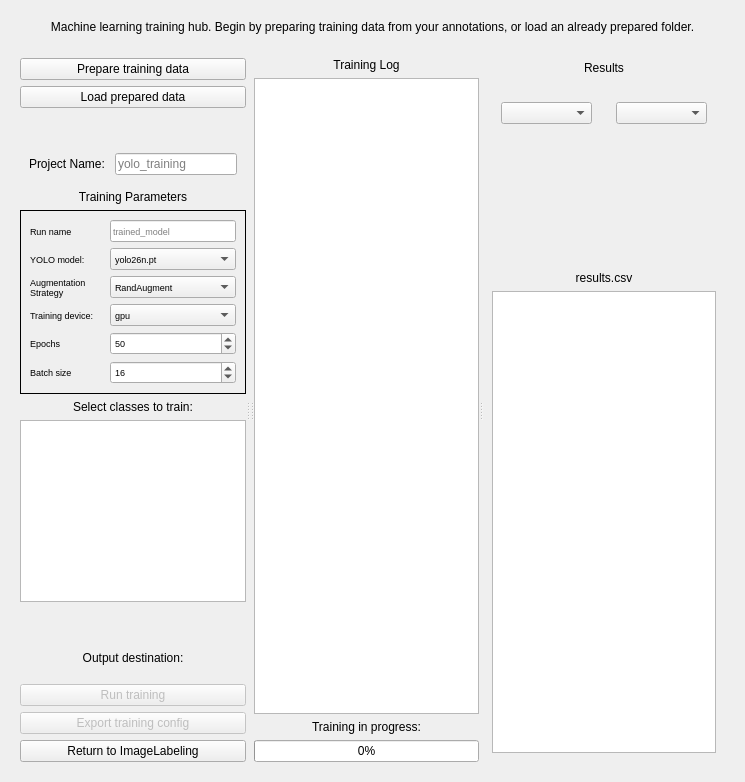
<?xml version="1.0" encoding="UTF-8"?>
<ui version="4.0">
 <class>Form</class>
 <widget class="QWidget" name="Form">
  <property name="geometry">
   <rect>
    <x>0</x>
    <y>0</y>
    <width>745</width>
    <height>782</height>
   </rect>
  </property>
  <property name="windowTitle">
   <string>Form</string>
  </property>
  <layout class="QVBoxLayout" name="verticalLayout_2">
   <item>
    <widget class="QWidget" name="widget" native="true">
     <property name="maximumSize">
      <size>
       <width>16777215</width>
       <height>60</height>
      </size>
     </property>
     <layout class="QVBoxLayout" name="verticalLayout_3">
      <item>
       <layout class="QVBoxLayout" name="verticalLayout">
        <item>
         <widget class="QLabel" name="label">
          <property name="text">
           <string>Machine learning training hub. Begin by preparing training data from your annotations, or load an already prepared folder.</string>
          </property>
          <property name="alignment">
           <set>Qt::AlignCenter</set>
          </property>
         </widget>
        </item>
       </layout>
      </item>
     </layout>
    </widget>
   </item>
   <item>
    <widget class="QWidget" name="widget_2" native="true">
     <layout class="QHBoxLayout" name="horizontalLayout">
      <item>
       <widget class="QSplitter" name="splitter">
        <property name="orientation">
         <enum>Qt::Horizontal</enum>
        </property>
        <widget class="QWidget" name="widget_4" native="true">
         <property name="minimumSize">
          <size>
           <width>0</width>
           <height>0</height>
          </size>
         </property>
         <property name="maximumSize">
          <size>
           <width>250</width>
           <height>16777215</height>
          </size>
         </property>
         <layout class="QVBoxLayout" name="verticalLayout_4">
          <item>
           <widget class="QPushButton" name="pushButton_2">
            <property name="text">
             <string>Prepare training data</string>
            </property>
           </widget>
          </item>
          <item>
           <widget class="QPushButton" name="pushButton">
            <property name="toolTip">
             <string>Load a folder which already contains images, YOLO format annotations, and a .yaml file. Consult the ScanBound wiki for the correct format.</string>
            </property>
            <property name="text">
             <string>Load prepared data</string>
            </property>
           </widget>
          </item>
          <item>
           <spacer name="verticalSpacer_2">
            <property name="orientation">
             <enum>Qt::Vertical</enum>
            </property>
            <property name="sizeHint" stdset="0">
             <size>
              <width>20</width>
              <height>40</height>
             </size>
            </property>
           </spacer>
          </item>
          <item>
           <widget class="QWidget" name="widget_11" native="true">
            <layout class="QFormLayout" name="formLayout">
             <item row="0" column="0">
              <widget class="QLabel" name="label_11">
               <property name="text">
                <string>Project Name: </string>
               </property>
              </widget>
             </item>
             <item row="0" column="1">
              <widget class="QLineEdit" name="lineEdit_2">
               <property name="placeholderText">
                <string>yolo_training</string>
               </property>
              </widget>
             </item>
            </layout>
           </widget>
          </item>
          <item>
           <widget class="QLabel" name="label_18">
            <property name="text">
             <string>Training Parameters</string>
            </property>
            <property name="alignment">
             <set>Qt::AlignCenter</set>
            </property>
           </widget>
          </item>
          <item>
           <widget class="QFrame" name="frame_3">
            <property name="minimumSize">
             <size>
              <width>100</width>
              <height>0</height>
             </size>
            </property>
            <property name="font">
             <font>
              <pointsize>7</pointsize>
             </font>
            </property>
            <property name="frameShape">
             <enum>QFrame::Box</enum>
            </property>
            <property name="frameShadow">
             <enum>QFrame::Plain</enum>
            </property>
            <layout class="QGridLayout" name="gridLayout_3">
             <item row="1" column="1">
              <widget class="QComboBox" name="comboBox_2">
               <property name="toolTip">
                <string>Determines what kind of YOLO training will be performed.</string>
               </property>
               <item>
                <property name="text">
                 <string>yolo26n.pt</string>
                </property>
               </item>
               <item>
                <property name="text">
                 <string>yolo26n-seg.pt</string>
                </property>
               </item>
               <item>
                <property name="text">
                 <string>yolo26n-sem.pt</string>
                </property>
               </item>
               <item>
                <property name="text">
                 <string>yolo26n-depth.pt</string>
                </property>
               </item>
               <item>
                <property name="text">
                 <string>yolo26n-cls.pt</string>
                </property>
               </item>
               <item>
                <property name="text">
                 <string>yolo26n-pose.pt</string>
                </property>
               </item>
               <item>
                <property name="text">
                 <string>yolo26n-obb.pt</string>
                </property>
               </item>
              </widget>
             </item>
             <item row="0" column="0">
              <widget class="QLabel" name="label_9">
               <property name="text">
                <string>Run name</string>
               </property>
              </widget>
             </item>
             <item row="0" column="1">
              <widget class="QLineEdit" name="lineEdit">
               <property name="placeholderText">
                <string>trained_model</string>
               </property>
              </widget>
             </item>
             <item row="1" column="0">
              <widget class="QLabel" name="label_7">
               <property name="text">
                <string>YOLO model:</string>
               </property>
              </widget>
             </item>
             <item row="4" column="1">
              <widget class="QComboBox" name="comboBox_5">
               <property name="toolTip">
                <string>Determines which PC device will be used during training. You must choose &quot;cpu&quot; if you will not run on a cuda-enabled gpu.</string>
               </property>
               <property name="whatsThis">
                <string/>
               </property>
               <item>
                <property name="text">
                 <string>gpu</string>
                </property>
               </item>
               <item>
                <property name="text">
                 <string>cpu</string>
                </property>
               </item>
              </widget>
             </item>
             <item row="3" column="0">
              <widget class="QLabel" name="label_12">
               <property name="text">
                <string>Augmentation Strategy</string>
               </property>
               <property name="wordWrap">
                <bool>true</bool>
               </property>
              </widget>
             </item>
             <item row="4" column="0">
              <widget class="QLabel" name="label_14">
               <property name="text">
                <string>Training device:</string>
               </property>
              </widget>
             </item>
             <item row="6" column="0">
              <widget class="QLabel" name="label_16">
               <property name="text">
                <string>Batch size</string>
               </property>
              </widget>
             </item>
             <item row="5" column="0">
              <widget class="QLabel" name="label_15">
               <property name="text">
                <string>Epochs</string>
               </property>
              </widget>
             </item>
             <item row="5" column="1">
              <widget class="QSpinBox" name="spinBox_4">
               <property name="value">
                <number>50</number>
               </property>
              </widget>
             </item>
             <item row="3" column="1">
              <widget class="QComboBox" name="comboBox_4">
               <item>
                <property name="text">
                 <string>RandAugment</string>
                </property>
               </item>
               <item>
                <property name="text">
                 <string>AutoAugment</string>
                </property>
               </item>
               <item>
                <property name="text">
                 <string>AugMix</string>
                </property>
               </item>
               <item>
                <property name="text">
                 <string>Custom</string>
                </property>
               </item>
               <item>
                <property name="text">
                 <string>Disable Augmentations</string>
                </property>
               </item>
              </widget>
             </item>
             <item row="6" column="1">
              <widget class="QSpinBox" name="spinBox_5">
               <property name="value">
                <number>16</number>
               </property>
              </widget>
             </item>
            </layout>
           </widget>
          </item>
          <item>
           <widget class="QLabel" name="label_8">
            <property name="text">
             <string>Select classes to train:</string>
            </property>
            <property name="alignment">
             <set>Qt::AlignCenter</set>
            </property>
           </widget>
          </item>
          <item>
           <widget class="QListWidget" name="listWidget">
            <property name="minimumSize">
             <size>
              <width>0</width>
              <height>150</height>
             </size>
            </property>
            <property name="maximumSize">
             <size>
              <width>16777215</width>
              <height>300</height>
             </size>
            </property>
           </widget>
          </item>
          <item>
           <spacer name="verticalSpacer">
            <property name="orientation">
             <enum>Qt::Vertical</enum>
            </property>
            <property name="sizeHint" stdset="0">
             <size>
              <width>20</width>
              <height>40</height>
             </size>
            </property>
           </spacer>
          </item>
          <item>
           <widget class="QLabel" name="label_3">
            <property name="enabled">
             <bool>true</bool>
            </property>
            <property name="minimumSize">
             <size>
              <width>0</width>
              <height>40</height>
             </size>
            </property>
            <property name="text">
             <string>Output destination:</string>
            </property>
            <property name="alignment">
             <set>Qt::AlignCenter</set>
            </property>
            <property name="wordWrap">
             <bool>true</bool>
            </property>
           </widget>
          </item>
          <item>
           <widget class="QPushButton" name="pushButton_4">
            <property name="enabled">
             <bool>false</bool>
            </property>
            <property name="toolTip">
             <string/>
            </property>
            <property name="text">
             <string>Run training</string>
            </property>
           </widget>
          </item>
          <item>
           <widget class="QPushButton" name="pushButton_6">
            <property name="enabled">
             <bool>false</bool>
            </property>
            <property name="text">
             <string>Export training config</string>
            </property>
           </widget>
          </item>
          <item>
           <widget class="QPushButton" name="pushButton_5">
            <property name="text">
             <string>Return to ImageLabeling</string>
            </property>
           </widget>
          </item>
         </layout>
        </widget>
        <widget class="QWidget" name="widget_7" native="true">
         <layout class="QVBoxLayout" name="verticalLayout_8"/>
        </widget>
        <widget class="QWidget" name="widget_3" native="true">
         <property name="maximumSize">
          <size>
           <width>500</width>
           <height>16777215</height>
          </size>
         </property>
         <property name="baseSize">
          <size>
           <width>300</width>
           <height>0</height>
          </size>
         </property>
         <layout class="QVBoxLayout" name="verticalLayout_6">
          <property name="sizeConstraint">
           <enum>QLayout::SetDefaultConstraint</enum>
          </property>
          <item>
           <widget class="QLabel" name="label_2">
            <property name="maximumSize">
             <size>
              <width>16777215</width>
              <height>20</height>
             </size>
            </property>
            <property name="text">
             <string>Training Log</string>
            </property>
            <property name="alignment">
             <set>Qt::AlignCenter</set>
            </property>
           </widget>
          </item>
          <item>
           <widget class="QTextBrowser" name="textBrowser"/>
          </item>
          <item>
           <widget class="QLabel" name="label_5">
            <property name="text">
             <string>Training in progress:</string>
            </property>
            <property name="alignment">
             <set>Qt::AlignCenter</set>
            </property>
           </widget>
          </item>
          <item>
           <widget class="QProgressBar" name="progressBar">
            <property name="value">
             <number>0</number>
            </property>
           </widget>
          </item>
         </layout>
        </widget>
        <widget class="QWidget" name="widget_5" native="true">
         <layout class="QGridLayout" name="gridLayout_5">
          <item row="1" column="0">
           <widget class="QWidget" name="widget_6" native="true">
            <layout class="QGridLayout" name="gridLayout">
             <item row="0" column="0">
              <widget class="QWidget" name="widget_10" native="true">
               <property name="maximumSize">
                <size>
                 <width>600</width>
                 <height>600</height>
                </size>
               </property>
               <layout class="QVBoxLayout" name="verticalLayout_12">
                <item>
                 <widget class="QComboBox" name="comboBox"/>
                </item>
                <item>
                 <widget class="QLabel" name="label_4">
                  <property name="text">
                   <string/>
                  </property>
                  <property name="scaledContents">
                   <bool>true</bool>
                  </property>
                 </widget>
                </item>
               </layout>
              </widget>
             </item>
             <item row="0" column="1">
              <widget class="QWidget" name="widget_9" native="true">
               <property name="maximumSize">
                <size>
                 <width>600</width>
                 <height>600</height>
                </size>
               </property>
               <layout class="QVBoxLayout" name="verticalLayout_10">
                <item>
                 <widget class="QComboBox" name="comboBox_7"/>
                </item>
                <item>
                 <widget class="QLabel" name="label_19">
                  <property name="maximumSize">
                   <size>
                    <width>600</width>
                    <height>600</height>
                   </size>
                  </property>
                  <property name="text">
                   <string/>
                  </property>
                  <property name="scaledContents">
                   <bool>true</bool>
                  </property>
                 </widget>
                </item>
               </layout>
              </widget>
             </item>
            </layout>
           </widget>
          </item>
          <item row="0" column="0">
           <widget class="QLabel" name="label_6">
            <property name="maximumSize">
             <size>
              <width>16777215</width>
              <height>20</height>
             </size>
            </property>
            <property name="text">
             <string>Results</string>
            </property>
            <property name="alignment">
             <set>Qt::AlignCenter</set>
            </property>
           </widget>
          </item>
          <item row="2" column="0">
           <widget class="QWidget" name="widget_8" native="true">
            <property name="maximumSize">
             <size>
              <width>16777215</width>
              <height>500</height>
             </size>
            </property>
            <layout class="QVBoxLayout" name="verticalLayout_5">
             <item>
              <widget class="QLabel" name="label_10">
               <property name="text">
                <string>results.csv</string>
               </property>
               <property name="alignment">
                <set>Qt::AlignCenter</set>
               </property>
              </widget>
             </item>
             <item>
              <widget class="QTableView" name="tableView">
               <property name="editTriggers">
                <set>QAbstractItemView::AnyKeyPressed|QAbstractItemView::EditKeyPressed</set>
               </property>
              </widget>
             </item>
            </layout>
           </widget>
          </item>
         </layout>
        </widget>
       </widget>
      </item>
     </layout>
    </widget>
   </item>
  </layout>
 </widget>
 <resources>
  <include location="../../static/resource.qrc"/>
 </resources>
 <connections/>
</ui>
